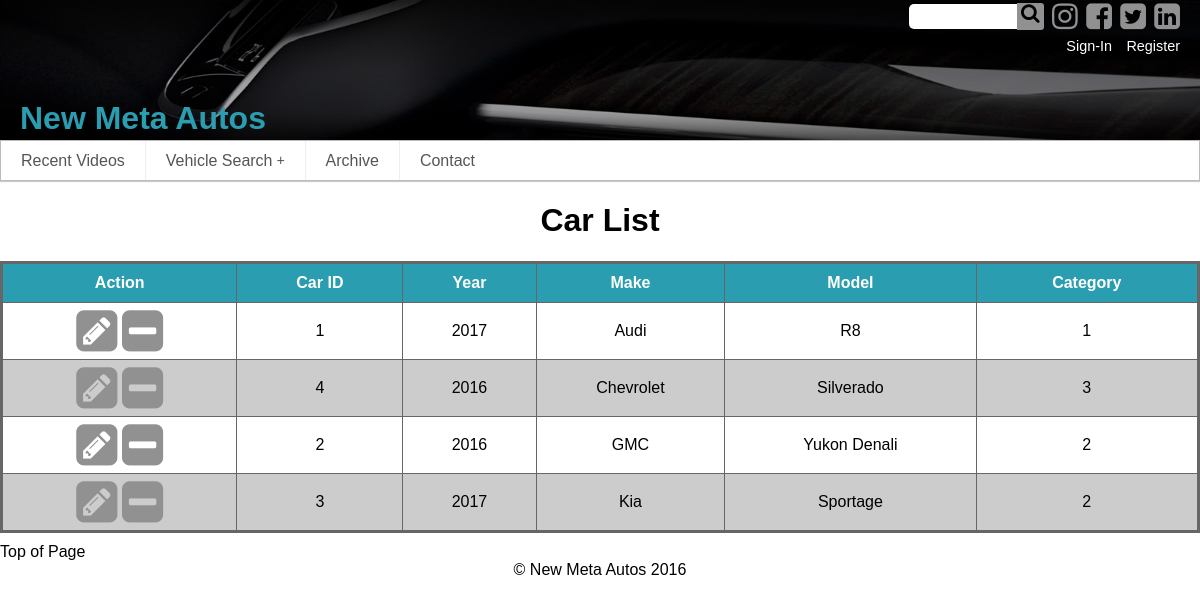
The page /car_list.php on the database its author committed.
### tables this page shows
CREATE TABLE `model` (
  `id` int(11) NOT NULL,
  `model_name` char(100) NOT NULL,
  `year` int(11) NOT NULL,
  `make_id` int(11) NOT NULL,
  `cat_id` int(11) NOT NULL
);

CREATE TABLE `make` (
  `id` int(11) NOT NULL,
  `manufacturer` char(50) NOT NULL
);

### car_list.php (the view, shortened to what this page needs)
<?php
	include 'inc/header.inc.php';
?>
<div id="data-wrapper">
	<div class="table_data">
	<?php
	function display_data($result) {
	?>
		<h1>Car List</h1>
		<table>
			<tr>
				<th>Action</th>
				<th><a href="?sort=model.id&order=<?php $order=$_GET['order']; echo (($order=='desc')?'asc':'desc');?>">Car ID</a></th>
				<th><a href="?sort=year&order=<?php $order=$_GET['order']; echo (($order=='desc')?'asc':'desc');?>">Year</a></th>
				<th><a href="?sort=manufacturer&order=<?php $order=$_GET['order']; echo (($order=='desc')?'asc':'desc');?>">Make</a></th>
				<th><a href="?sort=model_name&order=<?php $order=$_GET['order']; echo (($order=='desc')?'asc':'desc');?>">Model</a></th>
				<th><a href="?sort=cat_id&order=<?php $order=$_GET['order']; echo (($order=='desc')?'asc':'desc');?>">Category</a></th></tr>
			<?php
			while ($row = mysqli_fetch_array($result)){
			?>
			<tr>
				<td>
					<a href="?edit=<?php echo $row['id'];?>"><i class="fa fa-pencil-square" aria-hidden="true"></i></a>
					<a href="?delete=<?php echo $row['id'];?>" onclick="return confirm('Are you sure you want to delete this entry?');"><i class="fa fa-minus-square" aria-hidden="true"></i></a>
				</td>
				<td><?php echo $row['id'];?></td>
				<td><?php echo $row['year'];?></td>
				<td><?php echo $row['manufacturer'];?></td>
				<td><?php echo $row['model_name'];?></td>
				<td><?php echo $row['cat_id'];?></td>
			</tr>
		<?php } ?>
		</table>
	<?php }
	?>
	<?php
	if(isset($_GET['sort'])){
		$order = isset($_GET['order'])?$_GET['order']:'asc';
		$sql = "SELECT * FROM model INNER JOIN make ON model.id=make.id ORDER BY {$_GET['sort']} $order";
		$result = mysqli_query($dbc, $sql);
		display_data($result);
	} elseif (isset($_GET['edit'])) {
		edit_data($dbc, $_GET['edit']);
	} else {
		$sql = "SELECT model.id,model.year,make.manufacturer,model.model_name,model.cat_id FROM model INNER JOIN make ON model.id=make.id ORDER BY make.manufacturer ASC";
		$result = mysqli_query($dbc, $sql);
		display_data($result);
	}
	?>
	</div>
</div>
<?php include 'inc/footer.inc.php'; ?>

### inc/header.inc.php (shortened to what this page needs)
<!doctype html>
<html lang="en">
<head>
  <link rel="stylesheet" href="https://maxcdn.bootstrapcdn.com/font-awesome/4.6.3/css/font-awesome.min.css">
  <link href="css/css/sm-core-css.css" rel="stylesheet" type="text/css" />
  <link href="css/css/sm-simple/sm-simple.css" rel="stylesheet" type="text/css" />
  <link href="css/style.css" rel="stylesheet" />
</head>
<body>
  <div id="pagewrapper">
    <header>
      <div class="header-content">
        <div class="social">
          <form action="search.php" method="GET">
            <input type="text" id="header-search" name="search_input">
            <button><i class="fa fa-search" aria-hidden="true"></i></button>
          </form>
          <a href="https://www.instagram.com/" target="_blank"><i class="fa fa-instagram"></i></a>
          <a href="https://www.facebook.com/" target="_blank"><i class="fa fa-facebook-square"></i></a>
          <a href="https://twitter.com/" target="_blank"><i class="fa fa-twitter-square"></i></a>
          <a href="https://www.linkedin.com/" target="_blank"><i class="fa fa-linkedin-square"></i></a>
        </div>
        <div class="header-login">
          <?php
            if (isset($_SESSION['loggedin']) == 1) { ?>
              <div class="login">Welcome <?php $username=$_SESSION['username']; echo ucwords($username); ?></div>
              <div class="register"><a href="logout.php">Logout</a></div>
            <?php } else { ?>
              <div class="login"><a href="">Sign-In</a></div>
              <div class="register"><a href="register.php">Register</a></div>
            <?php } ?>
        </div>
      </div>
      <h1>New Meta Autos</h1>
      <nav>
        <ul id="main-menu" class="sm sm-simple has-submenu">
         <li><a href="index.php" title="Recent Videos">Recent Videos</a></li>
         <li><a href="search.php" title="Vehicle Search">Vehicle Search</a>
         </li>
         <li><a href="archive.php" title="Archive">Archive</a></li>
         <li><a href="contact.php" title="Contact">Contact</a></li>
        </ul>
      </nav>
    </header>

### inc/footer.inc.php (shortened to what this page needs)
    <footer>
         <div id="top">
            <a href="#pagewrapper">Top of Page</a>
         </div>
     <div id="copyright">
        <span>&copy; New Meta Autos 2016</span>
     </div>
    </footer>
  </div>
</body>
</html>

### css/css/sm-core-css.css (style rules this page uses)
.sm,.sm ul,.sm li { display:block;list-style:none;margin:0;padding:0;line-height:normal;direction:ltr;-webkit-tap-highlight-color:rgba(0,0,0,0); }
.sm li,.sm a { position:relative; }
.sm a { display:block; }
.sm:after { content:"\00a0";display:block;height:0;font:0px/0 serif;clear:both;visibility:hidden;overflow:hidden; }
.sm,.sm *,.sm *:before,.sm *:after { -moz-box-sizing:border-box;-webkit-box-sizing:border-box;box-sizing:border-box; }

### css/css/sm-simple/sm-simple.css (style rules this page uses)
.sm-simple { border: 1px solid #bbbbbb; background: white; -webkit-box-shadow: 0 1px 1px rgba(0, 0, 0, 0.2); -moz-box-shadow: 0 1px 1px rgba(0, 0, 0, 0.2); box-shadow: 0 1px 1px rgba(0, 0, 0, 0.2); }
.sm-simple a, .sm-simple a:hover, .sm-simple a:focus, .sm-simple a:active { padding: 13px 20px; padding-right: 58px; color: #555555; font-family: "Lucida Sans Unicode", "Lucida Sans", "Lucida Grande", Arial, sans-serif; font-size: 16px; font-weight: normal; line-height: 17px; text-decoration: none; }
.sm-simple li { border-top: 1px solid rgba(0, 0, 0, 0.05); }
.sm-simple > li:first-child { border-top: 0; }
@media (min-width: 768px) { .sm-simple li { float: left; } }
@media (min-width: 768px) { .sm-simple a { white-space: nowrap; } }
@media (min-width: 768px) { .sm-simple { background: white; } }
@media (min-width: 768px) { .sm-simple a, .sm-simple a:hover, .sm-simple a:focus, .sm-simple a:active, .sm-simple a.highlighted { padding: 11px 20px; color: #555555; } }
@media (min-width: 768px) { .sm-simple a.has-submenu { padding-right: 32px; } }
@media (min-width: 768px) { .sm-simple > li { border-top: 0; border-left: 1px solid #eeeeee; } }
@media (min-width: 768px) { .sm-simple > li:first-child { border-left: 0; } }

### css/style.css (style rules this page uses)
body { font-family: Verdana, Arial, Helvetica, sans-serif; font-size: 1em; background-color: #ffffff; color: #000000; margin: 0 auto; max-width: 1200px; }
a, a:visited { text-decoration: none; color: inherit; }
#pagewrapper { min-width: 483px; }
header, footer { display: block; margin: 0; padding: 0; height: auto; background-color: #FFFFFF; }
footer { margin-top: 10px; }
header { background-image: url(../img/header-bg.jpg); background-repeat: no-repeat; background-size: cover; }
header h1 { margin: 0 0 10px 0; margin-left: 20px; padding: 0; height: 30px; color: #2A9DB1; }
nav { position: relative; max-width: 1200px; z-index: 2; }
button { margin: 0; padding: 0!important; background: none!important; border: none; cursor: pointer; }
.header-content { display: inline-block; position: relative; left: calc(100% - 350px); height: 100px; width: 350px; }
.social { margin: 0; padding: 0; margin-right: 20px; position: relative; text-align: right; font-size: 30px; left: calc(100% - 350px); text-decoration: none; }
.fa { color: #919191;transition: color 0.5s ease; }
.fa-user-plus, .fa-sign-in, .fa-plus-square, { color: #919191; font-size: 20px; transform: translateY(2px); }
.table_data .fa { font-size: 3rem;margin: 0; }
.social .fa-search { color: rgba(0, 0, 0, 1); background-color: #919191; border-bottom-right-radius: 3px; border-top-right-radius: 3px; font-size: 20px; height: 27px; width: 27px; transform: translateY(-7px) translateX(-0px); }
.social form { margin: 0; padding: 0; width: 100px; display: inline; }
#header-search { margin: 0; padding: 0 5px; height: 25px; width: 100px; border: none; position: relative; top: -6px; left: 11px; border-top-left-radius: 5px; border-bottom-left-radius: 5px; }
.header-login { color: #FFFFFF; text-align: right; margin-right: 20px; }
.header-login > div { font-size: 0.9rem; margin-right: 10px; display: inline-block; }
.header-login > div:last-of-type { margin-right: 0; }
#copyright { text-align: center; }
#main-menu-state:not(:checked) ~ #main-menu { display: none; }
#data-wrapper { margin-top: 10px;text-align: center; }
table { width:100%;border:3px solid #666;border-collapse: collapse; }
tr:nth-child(odd) { background: #CCCCCC; }
th { background: #2A9DB1; color: #FFFFFF; padding: 10px; border: 1px solid #666; }
td { padding: 4px;border: 1px solid #666; }
@media only screen and (min-width: 778px) { #main-menu { position: relative;z-index: 9999; } }
@media only screen and (min-width: 778px) { #main-menu-state:not(:checked) ~ #main-menu { display: block; } }

### rows shown on the page
model: id "1", year "2017", make.manufacturer "Audi", model_name "R8", cat "1"
model: id "4", year "2016", make.manufacturer "Chevrolet", model_name "Silverado", cat "3"
model: id "2", year "2016", make.manufacturer "GMC", model_name "Yukon Denali", cat "2"
model: id "3", year "2017", make.manufacturer "Kia", model_name "Sportage", cat "2"
